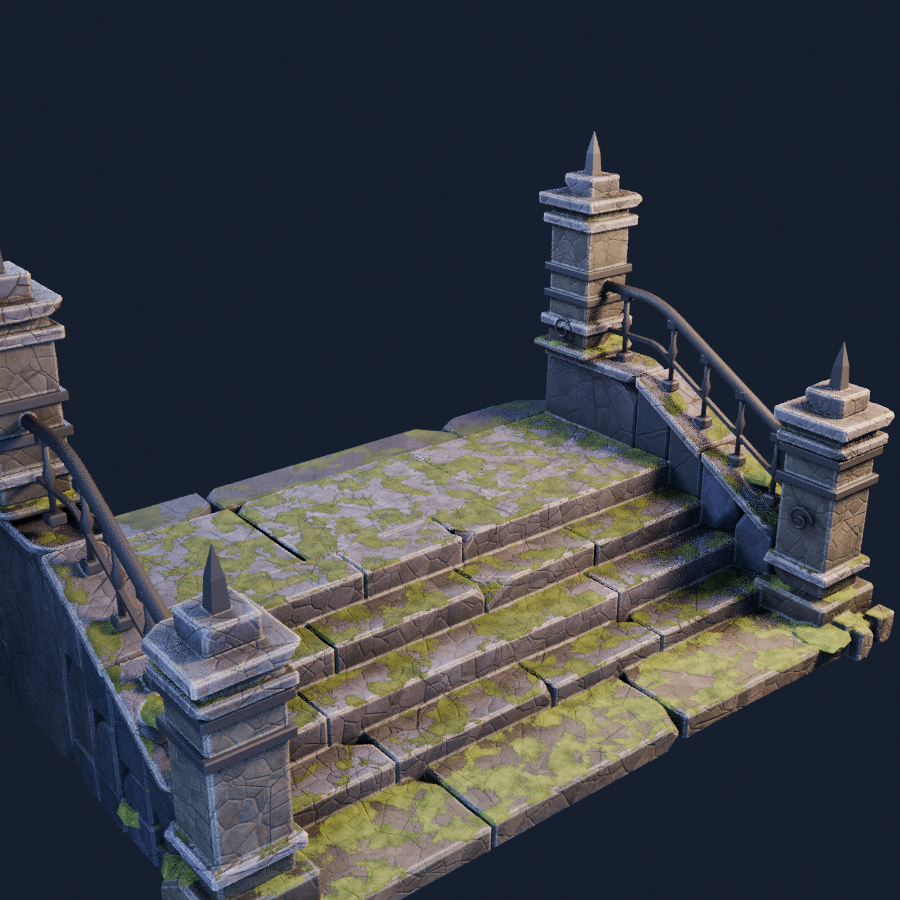
#> input picture art-src/cenario/modulos/4/escadaria_tres_quartos.png, 900 x 900 px, given as the content of the folder ./../../art-src/cenario/modulos/4/escadaria_tres_quartos.png, which was not available
$ python despill.py ../../../../art-src/cenario/modulos/4/escadaria_tres_quartos.png
#> lines starting #> are read from the running program, lines starting #| are printed output that depends on the picture; pictures that were not available may be replaced by others from this repository, and a replacement may not be noted
"""Tira o resíduo roxo/magenta das bordas de fumaça: onde min(r,b) passa de g, o azul cai para tom quente. Uso: python despill.py <pasta>"""
import sys, glob, numpy as np
from PIL import Image
for f in glob.glob(sys.argv[1] + "/*.png"):
    if "icone_" in f: continue
    a = np.asarray(Image.open(f).convert("RGBA")).astype(float)
    r, g, b = a[..., 0], a[..., 1], a[..., 2]
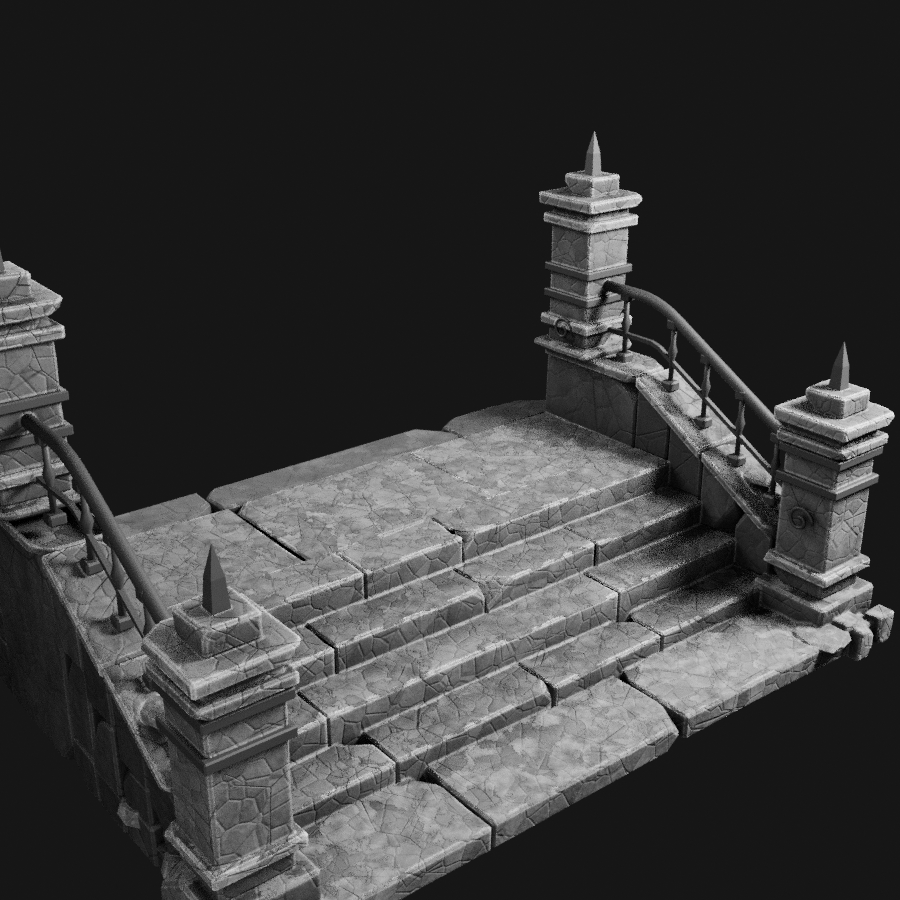
#> r: shape (900, 900) float64; min 0, max 236, mean 59.2
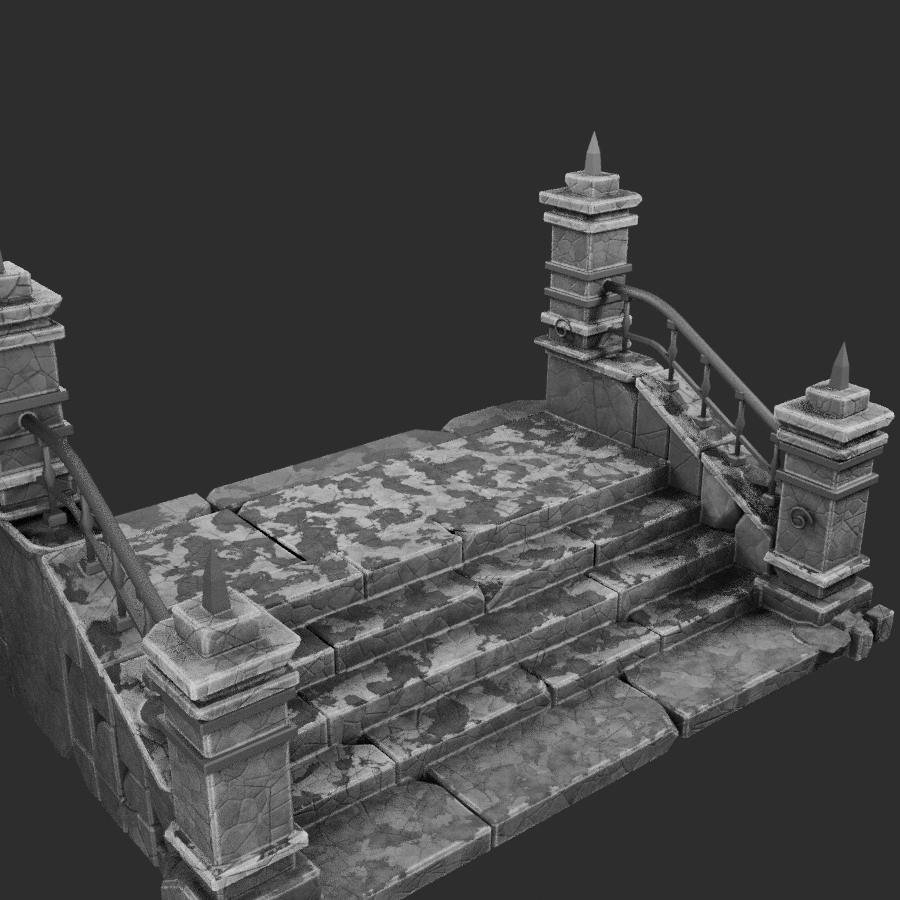
#> b: shape (900, 900) float64; min 0, max 216, mean 68.4
    ex = np.clip(np.minimum(r, b) - g, 0, None)
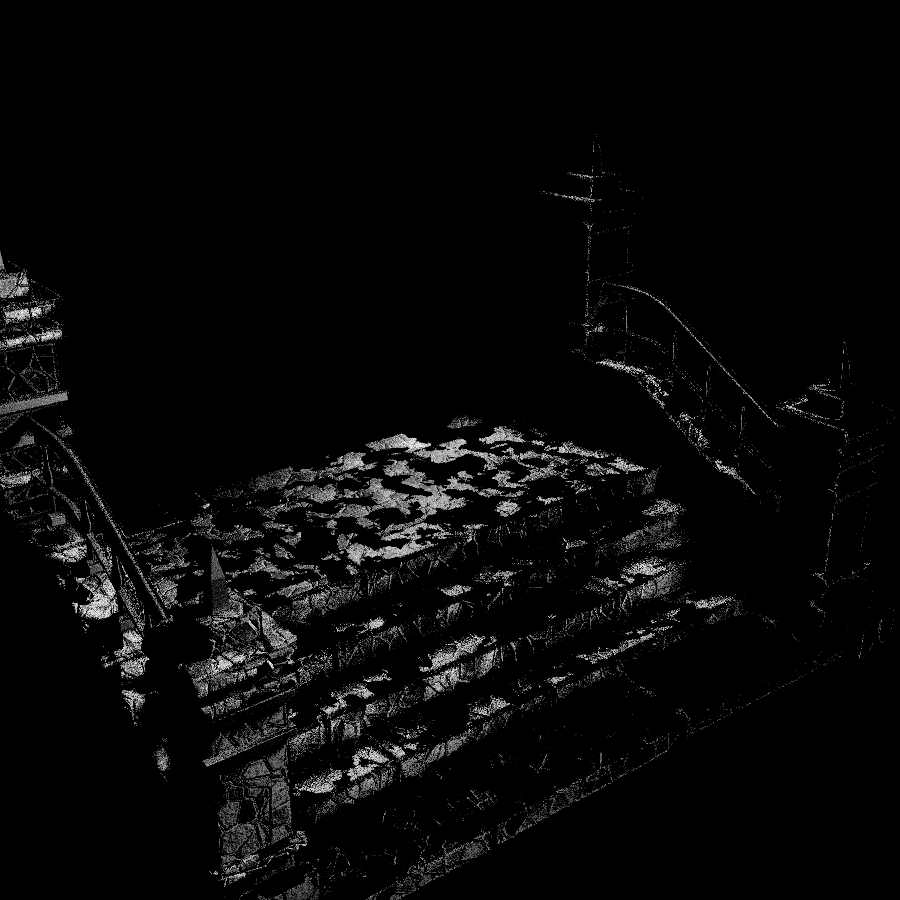
#> ex: shape (900, 900) float64; min 0, max 13, mean 0.411; drawn with min black and max white
    a[..., 2] = np.clip(b - ex * 1.0, 0, 255)
    a[..., 0] = np.clip(r - ex * 0.2, 0, 255)
    Image.fromarray(a.astype(np.uint8), "RGBA").save(f)
